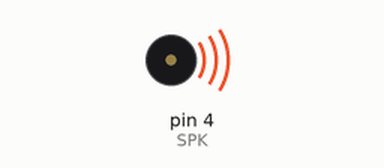
Recording of a sketch running on a simulated Arduino Uno, built with avr-gcc and run on an emulated ATmega328P. Parts: buzzer (waves = sounding).

Above: at 0.05 s.
Timing chart, 0 to 3.0 s (numbered marks = the images above):
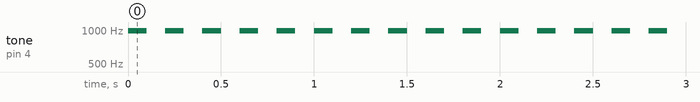

Measured:
- by itself, tone on pin 4 (SPK): alternates 988 Hz for 0.10 s and silent for 0.10 s

The sketch:

beeping_example_code.ino
```cpp
const int SPK = 4;


void setup() {
  pinMode(SPK, OUTPUT);
}

void loop() {
  tone(SPK, 988);  //play tone
  delay(100);
  noTone(SPK);     //stop speaker
  delay(100);

}

/*c: 523Hz    | music notes and their respective frequencies |
  d: 587Hz
  e: 659Hz
  f: 698Hz
  g: 784Hz
  a: 880Hz
  b: 988Hz
  */
```
